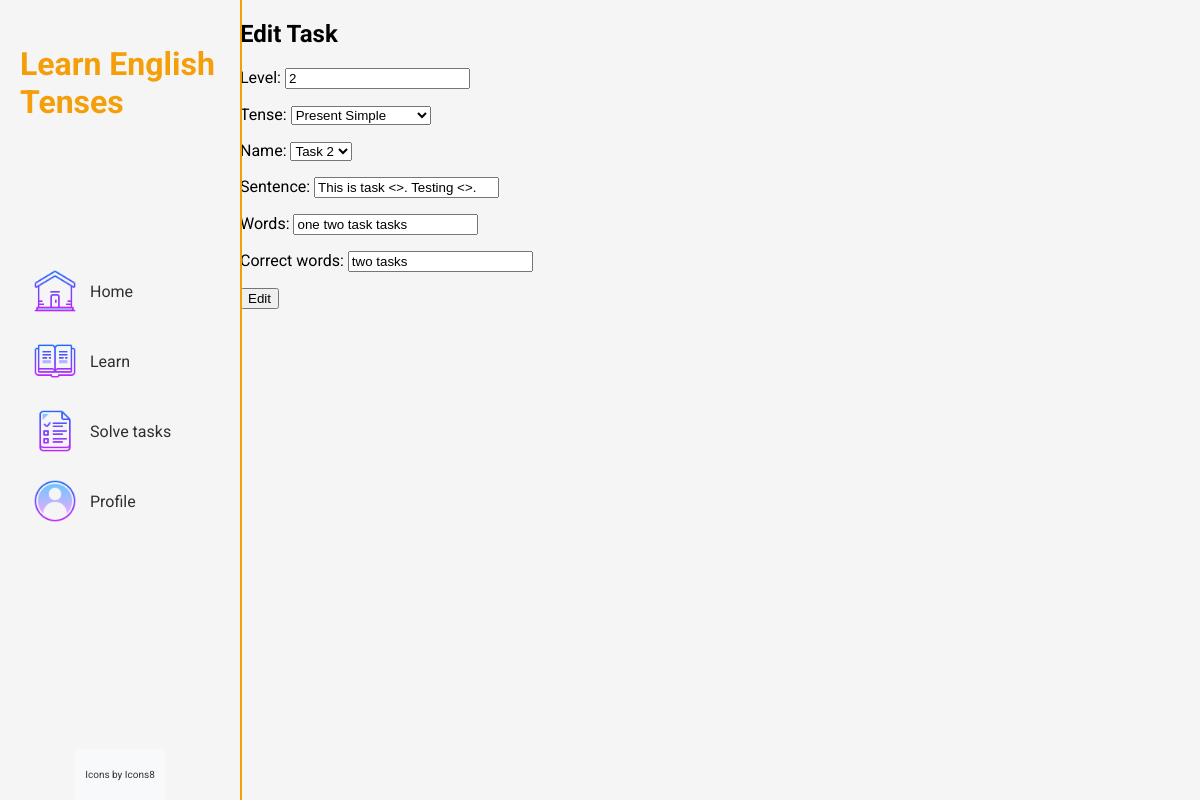
The app's page /home/edit_task/42/ with its own data.
### learntenses/models.py (models this page shows, shortened)
class Task(models.Model):
    TENSE_CHOICES = [
        ('PS', 'Present Simple'),
        ('PC', 'Present Continuous'),
        ('PP', 'Present Perfect'),
        ('PaS', 'Past Simple'),
        ('PaC', 'Past Continuous'),
        ('PaP', 'Past Perfect'),
        ('FS', 'Future Simple'),
        ('FC', 'Future Continuous'),
        ('FP', 'Future Perfect'),
    ]
    TASK_NAMES = [
        ('1', 'Task 1'),
        ('2', 'Task 2'),
        ('3', 'Task 3'),
        ('4', 'Task 4'),
        ('5', 'Task 5'),
        ('6', 'Task 6')
    ]
    LEVELS = {
        '1' : 1,
        '2' : 2,
        '3' : 3,
        '4' : 4,
        '5' : 5,
        '6' : 6,
    }
    level = models.IntegerField(blank=True, null=True)
    tense = models.CharField(max_length=3, choices=TENSE_CHOICES)
    name = models.CharField(max_length=10, choices=TASK_NAMES)
    sentence = models.CharField(max_length=500)
    words = models.CharField(max_length=500)
    correct_words = models.CharField(max_length=500)
    class Meta:
        unique_together = ('name', 'tense')

### learntenses/views.py (the view)
# urls.py: path('edit_task/<int:task_id>/', views.edit_task, name='edit_task'),
def edit_task(request, task_id):
    task = get_object_or_404(Task, id=task_id)
    if request.method == 'POST':
        form = TaskForm(request.POST, instance=task)
        if form.is_valid():
            form.save()
            return redirect('home:create_task')
    else:
        form = TaskForm(instance=task)
    return render(request, 'learntenses/edit_task.html', {'form': form})

### learntenses/forms.py
class TaskForm(forms.ModelForm):
    class Meta:
        model = Task
        fields = ['level', 'tense', 'name', 'sentence', 'words', 'correct_words']

### learntenses/templates/learntenses/edit_task.html (shortened to what this page needs)
{% extends 'learntenses/base.html' %}
{% block content %}
  <h2>Edit Task</h2>
  <form method="POST">
    {{ form.as_p }}
    <button type="submit">Edit</button>
  </form>
{% endblock %}

### learntenses/static/learntenses/styles/base.css (style rules this page uses)
html, body { height: 100%; margin: 0; padding: 0; }
body { font-family: 'Roboto', sans-serif; margin: 0; padding: 0; background-color: #f5f5f5; }

### records on screen
Task: level "2", tense "Present Simple", name "Task 2", sentence "This is task <>. Testing <>.", words "one two task tasks", correct_words "two tasks"
